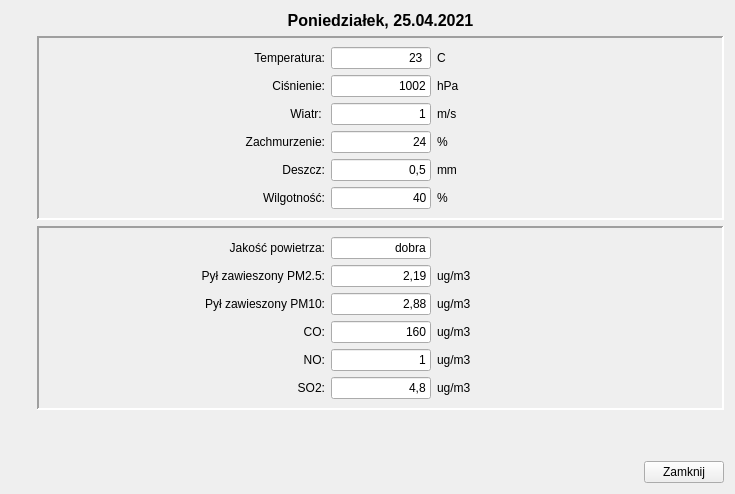
<?xml version="1.0" encoding="UTF-8"?>
<ui version="4.0">
 <class>InfoWindow</class>
 <widget class="QWidget" name="InfoWindow">
  <property name="enabled">
   <bool>true</bool>
  </property>
  <property name="geometry">
   <rect>
    <x>0</x>
    <y>0</y>
    <width>735</width>
    <height>494</height>
   </rect>
  </property>
  <property name="windowTitle">
   <string>Form</string>
  </property>
  <layout class="QHBoxLayout" name="horizontalLayout_2">
   <item>
    <layout class="QVBoxLayout" name="verticalLayout_3">
     <item>
      <widget class="QLabel" name="_pLabel_Map">
       <property name="text">
        <string/>
       </property>
       <property name="pixmap">
        <pixmap resource="../res/app-images.qrc">:/maps/img/mapa.png</pixmap>
       </property>
      </widget>
     </item>
     <item>
      <spacer name="verticalSpacer_2">
       <property name="orientation">
        <enum>Qt::Vertical</enum>
       </property>
       <property name="sizeHint" stdset="0">
        <size>
         <width>20</width>
         <height>40</height>
        </size>
       </property>
      </spacer>
     </item>
    </layout>
   </item>
   <item>
    <layout class="QVBoxLayout" name="verticalLayout">
     <item>
      <widget class="QLabel" name="_pLabel_Data">
       <property name="font">
        <font>
         <pointsize>12</pointsize>
         <weight>75</weight>
         <bold>true</bold>
        </font>
       </property>
       <property name="text">
        <string>Poniedziałek, 25.04.2021</string>
       </property>
       <property name="alignment">
        <set>Qt::AlignCenter</set>
       </property>
      </widget>
     </item>
     <item>
      <widget class="QFrame" name="frame_3">
       <property name="minimumSize">
        <size>
         <width>291</width>
         <height>0</height>
        </size>
       </property>
       <property name="frameShape">
        <enum>QFrame::Panel</enum>
       </property>
       <property name="frameShadow">
        <enum>QFrame::Sunken</enum>
       </property>
       <property name="lineWidth">
        <number>2</number>
       </property>
       <layout class="QGridLayout" name="gridLayout_2">
        <item row="0" column="0">
         <widget class="QLabel" name="_pLabel_Temp_5">
          <property name="minimumSize">
           <size>
            <width>151</width>
            <height>0</height>
           </size>
          </property>
          <property name="text">
           <string>Temperatura:</string>
          </property>
          <property name="alignment">
           <set>Qt::AlignRight|Qt::AlignTrailing|Qt::AlignVCenter</set>
          </property>
         </widget>
        </item>
        <item row="0" column="1">
         <widget class="QLineEdit" name="_pLabel_Temp_4">
          <property name="maximumSize">
           <size>
            <width>100</width>
            <height>16777215</height>
           </size>
          </property>
          <property name="focusPolicy">
           <enum>Qt::NoFocus</enum>
          </property>
          <property name="text">
           <string>23 </string>
          </property>
          <property name="alignment">
           <set>Qt::AlignRight|Qt::AlignTrailing|Qt::AlignVCenter</set>
          </property>
          <property name="readOnly">
           <bool>true</bool>
          </property>
         </widget>
        </item>
        <item row="0" column="2">
         <widget class="QLabel" name="_pLabel_Temp_6">
          <property name="minimumSize">
           <size>
            <width>45</width>
            <height>0</height>
           </size>
          </property>
          <property name="text">
           <string>C</string>
          </property>
         </widget>
        </item>
        <item row="1" column="0">
         <widget class="QLabel" name="_pLabel_Pressure_5">
          <property name="minimumSize">
           <size>
            <width>151</width>
            <height>0</height>
           </size>
          </property>
          <property name="text">
           <string>Ciśnienie:</string>
          </property>
          <property name="alignment">
           <set>Qt::AlignRight|Qt::AlignTrailing|Qt::AlignVCenter</set>
          </property>
         </widget>
        </item>
        <item row="1" column="1">
         <widget class="QLineEdit" name="_pLabel_Pressure_6">
          <property name="maximumSize">
           <size>
            <width>100</width>
            <height>16777215</height>
           </size>
          </property>
          <property name="focusPolicy">
           <enum>Qt::NoFocus</enum>
          </property>
          <property name="text">
           <string>1002</string>
          </property>
          <property name="alignment">
           <set>Qt::AlignRight|Qt::AlignTrailing|Qt::AlignVCenter</set>
          </property>
          <property name="readOnly">
           <bool>true</bool>
          </property>
         </widget>
        </item>
        <item row="1" column="2">
         <widget class="QLabel" name="_pLabel_Pressure_4">
          <property name="minimumSize">
           <size>
            <width>45</width>
            <height>0</height>
           </size>
          </property>
          <property name="text">
           <string>hPa</string>
          </property>
         </widget>
        </item>
        <item row="2" column="0">
         <widget class="QLabel" name="_pLabel_Wind_5">
          <property name="minimumSize">
           <size>
            <width>151</width>
            <height>0</height>
           </size>
          </property>
          <property name="text">
           <string>Wiatr: </string>
          </property>
          <property name="alignment">
           <set>Qt::AlignRight|Qt::AlignTrailing|Qt::AlignVCenter</set>
          </property>
         </widget>
        </item>
        <item row="2" column="1">
         <widget class="QLineEdit" name="_pLabel_Wind_4">
          <property name="maximumSize">
           <size>
            <width>100</width>
            <height>16777215</height>
           </size>
          </property>
          <property name="focusPolicy">
           <enum>Qt::NoFocus</enum>
          </property>
          <property name="text">
           <string>1</string>
          </property>
          <property name="alignment">
           <set>Qt::AlignRight|Qt::AlignTrailing|Qt::AlignVCenter</set>
          </property>
          <property name="readOnly">
           <bool>true</bool>
          </property>
         </widget>
        </item>
        <item row="2" column="2">
         <widget class="QLabel" name="_pLabel_Wind_6">
          <property name="minimumSize">
           <size>
            <width>45</width>
            <height>0</height>
           </size>
          </property>
          <property name="text">
           <string>m/s</string>
          </property>
         </widget>
        </item>
        <item row="3" column="0">
         <widget class="QLabel" name="_pLabel_Clouds_6">
          <property name="minimumSize">
           <size>
            <width>151</width>
            <height>0</height>
           </size>
          </property>
          <property name="text">
           <string>Zachmurzenie:</string>
          </property>
          <property name="alignment">
           <set>Qt::AlignRight|Qt::AlignTrailing|Qt::AlignVCenter</set>
          </property>
         </widget>
        </item>
        <item row="3" column="1">
         <widget class="QLineEdit" name="_pLabel_Clouds_4">
          <property name="maximumSize">
           <size>
            <width>100</width>
            <height>16777215</height>
           </size>
          </property>
          <property name="focusPolicy">
           <enum>Qt::NoFocus</enum>
          </property>
          <property name="text">
           <string>24</string>
          </property>
          <property name="alignment">
           <set>Qt::AlignRight|Qt::AlignTrailing|Qt::AlignVCenter</set>
          </property>
          <property name="readOnly">
           <bool>true</bool>
          </property>
         </widget>
        </item>
        <item row="3" column="2">
         <widget class="QLabel" name="_pLabel_Clouds_5">
          <property name="minimumSize">
           <size>
            <width>45</width>
            <height>0</height>
           </size>
          </property>
          <property name="text">
           <string>%</string>
          </property>
         </widget>
        </item>
        <item row="4" column="0">
         <widget class="QLabel" name="_pLabel_Rain_6">
          <property name="minimumSize">
           <size>
            <width>151</width>
            <height>0</height>
           </size>
          </property>
          <property name="text">
           <string>Deszcz:</string>
          </property>
          <property name="alignment">
           <set>Qt::AlignRight|Qt::AlignTrailing|Qt::AlignVCenter</set>
          </property>
         </widget>
        </item>
        <item row="4" column="1">
         <widget class="QLineEdit" name="_pLabel_Rain_5">
          <property name="maximumSize">
           <size>
            <width>100</width>
            <height>16777215</height>
           </size>
          </property>
          <property name="focusPolicy">
           <enum>Qt::NoFocus</enum>
          </property>
          <property name="text">
           <string>0,5</string>
          </property>
          <property name="alignment">
           <set>Qt::AlignRight|Qt::AlignTrailing|Qt::AlignVCenter</set>
          </property>
          <property name="readOnly">
           <bool>true</bool>
          </property>
         </widget>
        </item>
        <item row="4" column="2">
         <widget class="QLabel" name="_pLabel_Rain_4">
          <property name="minimumSize">
           <size>
            <width>45</width>
            <height>0</height>
           </size>
          </property>
          <property name="text">
           <string>mm</string>
          </property>
         </widget>
        </item>
        <item row="5" column="0">
         <widget class="QLabel" name="_pLabel_Humidity_6">
          <property name="minimumSize">
           <size>
            <width>151</width>
            <height>0</height>
           </size>
          </property>
          <property name="text">
           <string>Wilgotność:</string>
          </property>
          <property name="alignment">
           <set>Qt::AlignRight|Qt::AlignTrailing|Qt::AlignVCenter</set>
          </property>
         </widget>
        </item>
        <item row="5" column="1">
         <widget class="QLineEdit" name="_pLabel_Humidity_4">
          <property name="maximumSize">
           <size>
            <width>100</width>
            <height>16777215</height>
           </size>
          </property>
          <property name="focusPolicy">
           <enum>Qt::NoFocus</enum>
          </property>
          <property name="text">
           <string>40</string>
          </property>
          <property name="alignment">
           <set>Qt::AlignRight|Qt::AlignTrailing|Qt::AlignVCenter</set>
          </property>
          <property name="readOnly">
           <bool>true</bool>
          </property>
         </widget>
        </item>
        <item row="5" column="2">
         <widget class="QLabel" name="_pLabel_Humidity_5">
          <property name="minimumSize">
           <size>
            <width>45</width>
            <height>0</height>
           </size>
          </property>
          <property name="text">
           <string>%</string>
          </property>
         </widget>
        </item>
       </layout>
      </widget>
     </item>
     <item>
      <widget class="QFrame" name="frame">
       <property name="frameShape">
        <enum>QFrame::Panel</enum>
       </property>
       <property name="frameShadow">
        <enum>QFrame::Sunken</enum>
       </property>
       <property name="lineWidth">
        <number>2</number>
       </property>
       <layout class="QGridLayout" name="gridLayout">
        <item row="0" column="0">
         <widget class="QLabel" name="_pLabel_AirQuality">
          <property name="text">
           <string>Jakość powietrza:</string>
          </property>
          <property name="alignment">
           <set>Qt::AlignRight|Qt::AlignTrailing|Qt::AlignVCenter</set>
          </property>
         </widget>
        </item>
        <item row="0" column="1">
         <widget class="QLineEdit" name="_pLabel_AirQuality_2">
          <property name="maximumSize">
           <size>
            <width>100</width>
            <height>16777215</height>
           </size>
          </property>
          <property name="focusPolicy">
           <enum>Qt::NoFocus</enum>
          </property>
          <property name="text">
           <string>dobra</string>
          </property>
          <property name="alignment">
           <set>Qt::AlignRight|Qt::AlignTrailing|Qt::AlignVCenter</set>
          </property>
          <property name="readOnly">
           <bool>true</bool>
          </property>
         </widget>
        </item>
        <item row="1" column="0">
         <widget class="QLabel" name="_pLabel_PM25">
          <property name="text">
           <string>Pył zawieszony PM2.5:</string>
          </property>
          <property name="alignment">
           <set>Qt::AlignRight|Qt::AlignTrailing|Qt::AlignVCenter</set>
          </property>
         </widget>
        </item>
        <item row="1" column="1">
         <widget class="QLineEdit" name="_pLabel_PM25_2">
          <property name="maximumSize">
           <size>
            <width>100</width>
            <height>16777215</height>
           </size>
          </property>
          <property name="focusPolicy">
           <enum>Qt::NoFocus</enum>
          </property>
          <property name="text">
           <string>2,19</string>
          </property>
          <property name="alignment">
           <set>Qt::AlignRight|Qt::AlignTrailing|Qt::AlignVCenter</set>
          </property>
          <property name="readOnly">
           <bool>true</bool>
          </property>
         </widget>
        </item>
        <item row="1" column="2">
         <widget class="QLabel" name="_pLabel_PM25_3">
          <property name="text">
           <string>ug/m3</string>
          </property>
         </widget>
        </item>
        <item row="2" column="0">
         <widget class="QLabel" name="_pLabel_PM10">
          <property name="text">
           <string>Pył zawieszony PM10:</string>
          </property>
          <property name="alignment">
           <set>Qt::AlignRight|Qt::AlignTrailing|Qt::AlignVCenter</set>
          </property>
         </widget>
        </item>
        <item row="2" column="1">
         <widget class="QLineEdit" name="_pLabel_PM10_2">
          <property name="maximumSize">
           <size>
            <width>100</width>
            <height>16777215</height>
           </size>
          </property>
          <property name="focusPolicy">
           <enum>Qt::NoFocus</enum>
          </property>
          <property name="text">
           <string>2,88</string>
          </property>
          <property name="alignment">
           <set>Qt::AlignRight|Qt::AlignTrailing|Qt::AlignVCenter</set>
          </property>
          <property name="readOnly">
           <bool>true</bool>
          </property>
         </widget>
        </item>
        <item row="2" column="2">
         <widget class="QLabel" name="_pLabel_PM10_3">
          <property name="text">
           <string>ug/m3</string>
          </property>
         </widget>
        </item>
        <item row="3" column="0">
         <widget class="QLabel" name="_pLabel_CO">
          <property name="text">
           <string>CO:</string>
          </property>
          <property name="alignment">
           <set>Qt::AlignRight|Qt::AlignTrailing|Qt::AlignVCenter</set>
          </property>
         </widget>
        </item>
        <item row="3" column="1">
         <widget class="QLineEdit" name="_pLabel_CO_2">
          <property name="maximumSize">
           <size>
            <width>100</width>
            <height>16777215</height>
           </size>
          </property>
          <property name="focusPolicy">
           <enum>Qt::NoFocus</enum>
          </property>
          <property name="text">
           <string>160</string>
          </property>
          <property name="alignment">
           <set>Qt::AlignRight|Qt::AlignTrailing|Qt::AlignVCenter</set>
          </property>
          <property name="readOnly">
           <bool>true</bool>
          </property>
         </widget>
        </item>
        <item row="3" column="2">
         <widget class="QLabel" name="_pLabel_CO_3">
          <property name="text">
           <string>ug/m3</string>
          </property>
         </widget>
        </item>
        <item row="4" column="0">
         <widget class="QLabel" name="_pLabel_NO">
          <property name="text">
           <string>NO:</string>
          </property>
          <property name="alignment">
           <set>Qt::AlignRight|Qt::AlignTrailing|Qt::AlignVCenter</set>
          </property>
         </widget>
        </item>
        <item row="4" column="1">
         <widget class="QLineEdit" name="_pLabel_NO_2">
          <property name="maximumSize">
           <size>
            <width>100</width>
            <height>16777215</height>
           </size>
          </property>
          <property name="focusPolicy">
           <enum>Qt::NoFocus</enum>
          </property>
          <property name="text">
           <string>1</string>
          </property>
          <property name="alignment">
           <set>Qt::AlignRight|Qt::AlignTrailing|Qt::AlignVCenter</set>
          </property>
          <property name="readOnly">
           <bool>true</bool>
          </property>
         </widget>
        </item>
        <item row="4" column="2">
         <widget class="QLabel" name="_pLabel_NO_3">
          <property name="text">
           <string>ug/m3</string>
          </property>
         </widget>
        </item>
        <item row="5" column="0">
         <widget class="QLabel" name="_pLabel_SO2">
          <property name="text">
           <string>SO2:</string>
          </property>
          <property name="alignment">
           <set>Qt::AlignRight|Qt::AlignTrailing|Qt::AlignVCenter</set>
          </property>
         </widget>
        </item>
        <item row="5" column="1">
         <widget class="QLineEdit" name="_pLabel_SO2_2">
          <property name="maximumSize">
           <size>
            <width>100</width>
            <height>16777215</height>
           </size>
          </property>
          <property name="focusPolicy">
           <enum>Qt::NoFocus</enum>
          </property>
          <property name="text">
           <string>4,8</string>
          </property>
          <property name="alignment">
           <set>Qt::AlignRight|Qt::AlignTrailing|Qt::AlignVCenter</set>
          </property>
          <property name="readOnly">
           <bool>true</bool>
          </property>
         </widget>
        </item>
        <item row="5" column="2">
         <widget class="QLabel" name="_pLabel_SO2_3">
          <property name="text">
           <string>ug/m3</string>
          </property>
         </widget>
        </item>
       </layout>
      </widget>
     </item>
     <item>
      <spacer name="verticalSpacer">
       <property name="orientation">
        <enum>Qt::Vertical</enum>
       </property>
       <property name="sizeHint" stdset="0">
        <size>
         <width>20</width>
         <height>40</height>
        </size>
       </property>
      </spacer>
     </item>
     <item>
      <layout class="QHBoxLayout" name="horizontalLayout">
       <item>
        <spacer name="horizontalSpacer">
         <property name="orientation">
          <enum>Qt::Horizontal</enum>
         </property>
         <property name="sizeHint" stdset="0">
          <size>
           <width>40</width>
           <height>20</height>
          </size>
         </property>
        </spacer>
       </item>
       <item>
        <widget class="QPushButton" name="_wPrzycisk_Zamknij">
         <property name="text">
          <string>Zamknij</string>
         </property>
        </widget>
       </item>
      </layout>
     </item>
    </layout>
   </item>
  </layout>
 </widget>
 <resources>
  <include location="../res/app-images.qrc"/>
 </resources>
 <connections/>
</ui>
